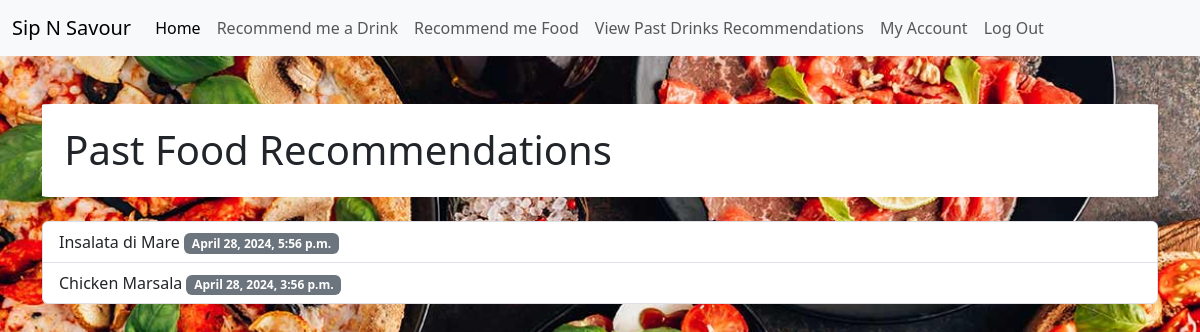
The page /food_recommendation/view_past_food/ (signed in) on the database as committed earlier.
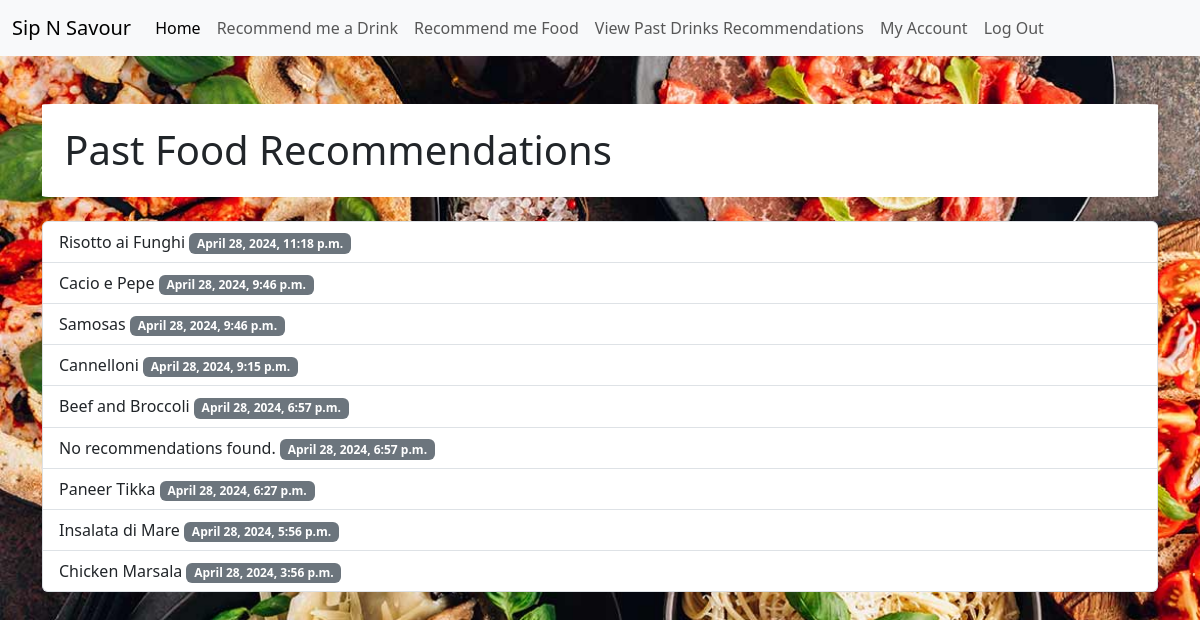
The same page on the database as committed later.
### food_recommendation/models.py (models this page shows)
class RecommendedFood(models.Model):
    food_name = models.CharField(max_length=100)
    recommended_on = models.DateTimeField(auto_now_add=True)
    user = models.ForeignKey(get_user_model(), on_delete=models.CASCADE, related_name='recommended_foods', default=get_default_user)

### food_recommendation/views.py (the view)
# urls.py: path('view_past_food/', views.view_past_food, name='view_past_food'),
@login_required(login_url='login')
def view_past_food(request):
    past_recommendations = RecommendedFood.objects.filter(user=request.user).order_by('-recommended_on')
    return render(request, 'food_recommendation/view_past_food.html', {'past_recommendations': past_recommendations})

### food_recommendation/templates/food_recommendation/view_past_food.html (shortened to what this page needs)
<!DOCTYPE html>
<html lang="en">
<head>
    <link href="https://cdn.jsdelivr.net/npm/bootstrap@5.3.2/dist/css/bootstrap.min.css" rel="stylesheet">
</head>
<body>
    <nav class="navbar navbar-expand-lg navbar-light bg-light">
        <div class="container-fluid">
            <a class="navbar-brand" href="#">Sip N Savour</a>
            <div class="collapse navbar-collapse" id="navbarNavAltMarkup">
                <div class="navbar-nav">
                    <li class="nav-item">
                        <a class="nav-link active" aria-current="page" href="{% url 'homepage' %}">Home</a>
                    </li>
                    <li class="nav-item">
                        <a class="nav-link" href="{% url 'recommend_drink' %}">Recommend me a Drink</a>
                    </li>
                    <li class="nav-item">
                        <a class="nav-link" href="{% url 'recommend_food' %}">Recommend me Food</a>
                    </li>
                    <li class="nav-item">
                        <a class="nav-link" href="{% url 'view_recommendations' %}">View Past Drinks Recommendations</a>
                    </li>
                    <li class="nav-item">
                        <a class="nav-link" href="{% url 'account' %}">My Account</a>
                    </li>
                    <li class="nav-item">
                        <a class="nav-link" href="{% url 'login' %}" id="logout-link">Log Out</a>
                    </li>
                </div>
            </div>
        </div>
    </nav>
    <div class="container mt-5">
        <h1 class="mb-4">Past Food Recommendations</h1>
        {% if past_recommendations %}
        <ul class="list-group">
            {% for recommendation in past_recommendations %}
            <li class="list-group-item">{{ recommendation.food_name }} <span class="badge bg-secondary">{{ recommendation.recommended_on }}</span></li>
            {% endfor %}
        </ul>
        {% else %}
        <div class="alert alert-warning mt-3" role="alert">
            No past recommendations found.
        </div>
        {% endif %}
    </div>
</body>
</html>

### food_recommendation/templates/food_recommendation/view_past_food.html (style rules this page uses)
body { background-image: url(/static/food_recommendation/food9.png); background-repeat: no-repeat; background-attachment: fixed; background-size: cover; }
h1,h2,p { padding: 2%; border-radius: 1%; background-color: white; }

Rows that differ between the two databases and show on the page:
added RecommendedFood: food_name "Risotto ai Funghi", recommended_on "April 28, 2024, 11:18 p.m."
added RecommendedFood: food_name "Cacio e Pepe", recommended_on "April 28, 2024, 9:46 p.m."
added RecommendedFood: food_name "Samosas", recommended_on "April 28, 2024, 9:46 p.m."
added RecommendedFood: food_name "Cannelloni", recommended_on "April 28, 2024, 9:15 p.m."
added RecommendedFood: food_name "Beef and Broccoli", recommended_on "April 28, 2024, 6:57 p.m."
added RecommendedFood: food_name "No recommendations found.", recommended_on "April 28, 2024, 6:57 p.m."
added RecommendedFood: food_name "Paneer Tikka", recommended_on "April 28, 2024, 6:27 p.m."
